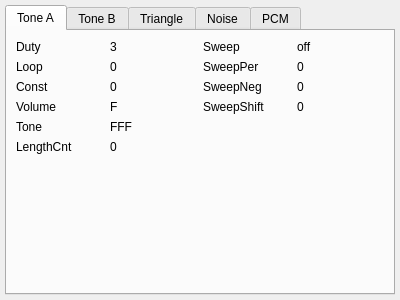
<?xml version="1.0" encoding="UTF-8"?>
<ui version="4.0">
 <class>APUWidget</class>
 <widget class="QWidget" name="APUWidget">
  <property name="geometry">
   <rect>
    <x>0</x>
    <y>0</y>
    <width>400</width>
    <height>300</height>
   </rect>
  </property>
  <property name="windowTitle">
   <string>Form</string>
  </property>
  <layout class="QVBoxLayout" name="verticalLayout">
   <property name="leftMargin">
    <number>5</number>
   </property>
   <property name="topMargin">
    <number>5</number>
   </property>
   <property name="rightMargin">
    <number>5</number>
   </property>
   <property name="bottomMargin">
    <number>5</number>
   </property>
   <item>
    <widget class="QTabWidget" name="tabWidget">
     <property name="currentIndex">
      <number>0</number>
     </property>
     <widget class="QWidget" name="tab">
      <attribute name="title">
       <string>Tone A</string>
      </attribute>
      <layout class="QGridLayout" name="gridLayout_11">
       <item row="3" column="1">
        <widget class="QLabel" name="label_79">
         <property name="text">
          <string>F</string>
         </property>
        </widget>
       </item>
       <item row="1" column="3">
        <widget class="QLabel" name="label_83">
         <property name="text">
          <string>0</string>
         </property>
        </widget>
       </item>
       <item row="6" column="0">
        <spacer name="verticalSpacer_14">
         <property name="orientation">
          <enum>Qt::Vertical</enum>
         </property>
         <property name="sizeHint" stdset="0">
          <size>
           <width>20</width>
           <height>40</height>
          </size>
         </property>
        </spacer>
       </item>
       <item row="2" column="1">
        <widget class="QLabel" name="label_78">
         <property name="text">
          <string>0</string>
         </property>
        </widget>
       </item>
       <item row="0" column="1">
        <widget class="QLabel" name="label_73">
         <property name="text">
          <string>3</string>
         </property>
        </widget>
       </item>
       <item row="0" column="2">
        <widget class="QLabel" name="label_80">
         <property name="text">
          <string>Sweep</string>
         </property>
        </widget>
       </item>
       <item row="2" column="0">
        <widget class="QLabel" name="label_75">
         <property name="text">
          <string>Const</string>
         </property>
        </widget>
       </item>
       <item row="2" column="2">
        <widget class="QLabel" name="label_84">
         <property name="text">
          <string>SweepNeg</string>
         </property>
        </widget>
       </item>
       <item row="4" column="0">
        <widget class="QLabel" name="label_88">
         <property name="text">
          <string>Tone</string>
         </property>
        </widget>
       </item>
       <item row="3" column="2">
        <widget class="QLabel" name="label_86">
         <property name="text">
          <string>SweepShift</string>
         </property>
        </widget>
       </item>
       <item row="1" column="0">
        <widget class="QLabel" name="label_74">
         <property name="text">
          <string>Loop</string>
         </property>
        </widget>
       </item>
       <item row="0" column="3">
        <widget class="QLabel" name="label_81">
         <property name="text">
          <string>off</string>
         </property>
        </widget>
       </item>
       <item row="1" column="2">
        <widget class="QLabel" name="label_82">
         <property name="text">
          <string>SweepPer</string>
         </property>
        </widget>
       </item>
       <item row="0" column="0">
        <widget class="QLabel" name="label_72">
         <property name="text">
          <string>Duty</string>
         </property>
        </widget>
       </item>
       <item row="4" column="1">
        <widget class="QLabel" name="label_89">
         <property name="text">
          <string>FFF</string>
         </property>
        </widget>
       </item>
       <item row="3" column="3">
        <widget class="QLabel" name="label_87">
         <property name="text">
          <string>0</string>
         </property>
        </widget>
       </item>
       <item row="3" column="0">
        <widget class="QLabel" name="label_76">
         <property name="text">
          <string>Volume</string>
         </property>
        </widget>
       </item>
       <item row="1" column="1">
        <widget class="QLabel" name="label_77">
         <property name="text">
          <string>0</string>
         </property>
        </widget>
       </item>
       <item row="2" column="3">
        <widget class="QLabel" name="label_85">
         <property name="text">
          <string>0</string>
         </property>
        </widget>
       </item>
       <item row="5" column="0">
        <widget class="QLabel" name="label_90">
         <property name="text">
          <string>LengthCnt</string>
         </property>
        </widget>
       </item>
       <item row="5" column="1">
        <widget class="QLabel" name="label_91">
         <property name="text">
          <string>0</string>
         </property>
        </widget>
       </item>
      </layout>
     </widget>
     <widget class="QWidget" name="tab_2">
      <attribute name="title">
       <string>Tone B</string>
      </attribute>
      <layout class="QGridLayout" name="gridLayout_12">
       <item row="0" column="0">
        <widget class="QLabel" name="label_94">
         <property name="text">
          <string>Duty</string>
         </property>
        </widget>
       </item>
       <item row="2" column="1">
        <widget class="QLabel" name="label_110">
         <property name="text">
          <string>0</string>
         </property>
        </widget>
       </item>
       <item row="3" column="2">
        <widget class="QLabel" name="label_105">
         <property name="text">
          <string>SweepShift</string>
         </property>
        </widget>
       </item>
       <item row="2" column="3">
        <widget class="QLabel" name="label_111">
         <property name="text">
          <string>0</string>
         </property>
        </widget>
       </item>
       <item row="4" column="1">
        <widget class="QLabel" name="label_104">
         <property name="text">
          <string>FFF</string>
         </property>
        </widget>
       </item>
       <item row="1" column="2">
        <widget class="QLabel" name="label_107">
         <property name="text">
          <string>SweepPer</string>
         </property>
        </widget>
       </item>
       <item row="1" column="3">
        <widget class="QLabel" name="label_98">
         <property name="text">
          <string>0</string>
         </property>
        </widget>
       </item>
       <item row="3" column="1">
        <widget class="QLabel" name="label_97">
         <property name="text">
          <string>F</string>
         </property>
        </widget>
       </item>
       <item row="1" column="0">
        <widget class="QLabel" name="label_93">
         <property name="text">
          <string>Loop</string>
         </property>
        </widget>
       </item>
       <item row="5" column="1">
        <widget class="QLabel" name="label_106">
         <property name="text">
          <string>0</string>
         </property>
        </widget>
       </item>
       <item row="4" column="0">
        <widget class="QLabel" name="label_100">
         <property name="text">
          <string>Tone</string>
         </property>
        </widget>
       </item>
       <item row="2" column="0">
        <widget class="QLabel" name="label_102">
         <property name="text">
          <string>Const</string>
         </property>
        </widget>
       </item>
       <item row="3" column="0">
        <widget class="QLabel" name="label_101">
         <property name="text">
          <string>Volume</string>
         </property>
        </widget>
       </item>
       <item row="3" column="3">
        <widget class="QLabel" name="label_108">
         <property name="text">
          <string>0</string>
         </property>
        </widget>
       </item>
       <item row="1" column="1">
        <widget class="QLabel" name="label_96">
         <property name="text">
          <string>0</string>
         </property>
        </widget>
       </item>
       <item row="0" column="2">
        <widget class="QLabel" name="label_103">
         <property name="text">
          <string>Sweep</string>
         </property>
        </widget>
       </item>
       <item row="5" column="0">
        <widget class="QLabel" name="label_109">
         <property name="text">
          <string>LengthCnt</string>
         </property>
        </widget>
       </item>
       <item row="0" column="3">
        <widget class="QLabel" name="label_95">
         <property name="text">
          <string>off</string>
         </property>
        </widget>
       </item>
       <item row="0" column="1">
        <widget class="QLabel" name="label_92">
         <property name="text">
          <string>3</string>
         </property>
        </widget>
       </item>
       <item row="2" column="2">
        <widget class="QLabel" name="label_99">
         <property name="text">
          <string>SweepNeg</string>
         </property>
        </widget>
       </item>
       <item row="6" column="0">
        <spacer name="verticalSpacer_15">
         <property name="orientation">
          <enum>Qt::Vertical</enum>
         </property>
         <property name="sizeHint" stdset="0">
          <size>
           <width>20</width>
           <height>40</height>
          </size>
         </property>
        </spacer>
       </item>
      </layout>
     </widget>
     <widget class="QWidget" name="tab_3">
      <attribute name="title">
       <string>Triangle</string>
      </attribute>
     </widget>
     <widget class="QWidget" name="tab_4">
      <attribute name="title">
       <string>Noise</string>
      </attribute>
     </widget>
     <widget class="QWidget" name="tab_5">
      <attribute name="title">
       <string>PCM</string>
      </attribute>
     </widget>
    </widget>
   </item>
  </layout>
 </widget>
 <resources/>
 <connections/>
</ui>
